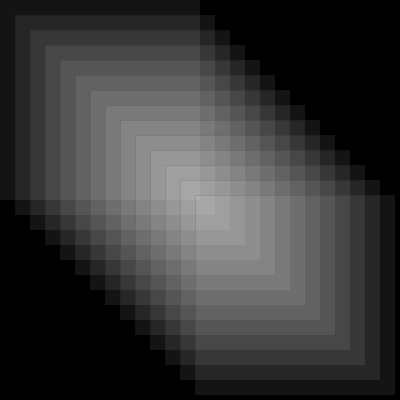
Frame 1 (no input)
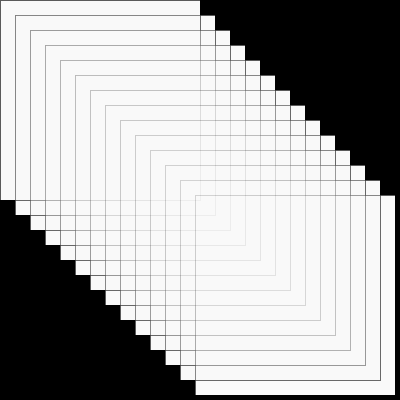
Frame 60 (the mouse pressed at the canvas centre just before this capture)
Frame 120 (the mouse held since frame 60 and released just before this capture): identical to frame 60, image omitted

The Processing sketch that drew these frames (run headless with seeded random() and noise(); from frame 60 on, the mouse is pressed at the canvas centre):

// Processing sketch: Es3
// ── Es3.pde
void setup()
{
  size(400,400);
  background(0);
  strokeWeight(0.1);

}
int q=15;
void draw()
{
 
    for(int i=0; i<=width/2;i+=q)
    {
      fill(255,255,255,20);
      rect(i,i,height/2,width/2);
    }    
}
